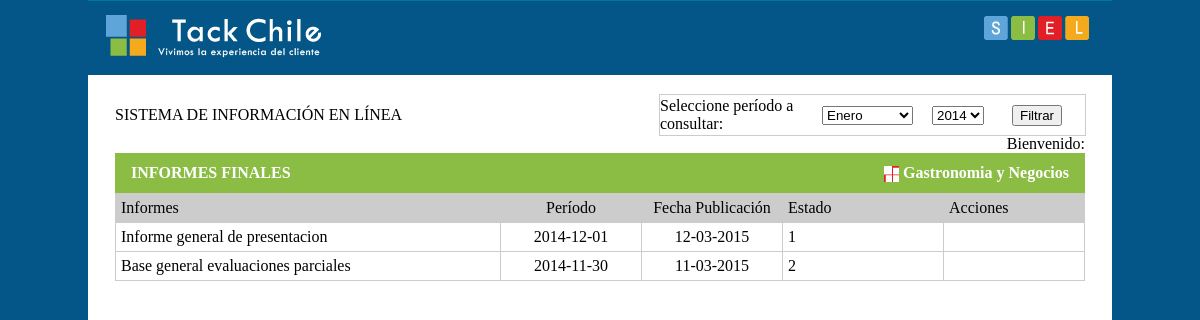
The app's page /informes.php with its own data.
### tables this page shows
CREATE TABLE informes (
  informes_id int(11) NOT NULL AUTO_INCREMENT,
  nombre varchar(64) NOT NULL,
  periodo date NOT NULL,
  fecha_publicacion date NOT NULL,
  estado smallint(6) NOT NULL,
  PRIMARY KEY (informes_id)
) TYPE=InnoDB;

### include/db_mysql.inc (called while the page is built, shortened)
<?php
class DB_Sql {
  var $Host     = "localhost";
  var $User     = "root";
  var $Password = "";
  var $Link_ID  = 0;
  function connect($Database = "", $Host = "", $User = "", $Password = "") {
    if ("" == $Host)
      $Host     = $this->Host;
    if ("" == $User)
      $User     = $this->User;
    if ("" == $Password)
      $Password = $this->Password;
    if ( 0 == $this->Link_ID ) {
      $this->Link_ID=@mysql_pconnect($Host, $User, $Password);
    }
    return $this->Link_ID;
  }
  function query($Query_String) {
    if ($Query_String == "")
      return 0;
    $this->Query_ID = @mysql_query($Query_String,$this->Link_ID);
    return $this->Query_ID;
  }
}
?>

### informes.php (called while the page is built, shortened)
<?php
	require_once('include/class.TemplatePower.inc.php');
	require_once('include/db_mysql.inc');
	$db = new DB_Sql;
	$db->query('SELECT i.*, DATE_FORMAT(i.fecha_publicacion,\'%d-%m-%Y\') as fecpublic FROM informes i');
?>

### include/class.TemplatePower.inc.php (the view, shortened to what this page needs)
<?php
class TemplatePower extends TemplatePowerParser
{
  var $index    = Array();
  var $content  = Array();
  var $showUnAssigned;
  var $globalvars = Array();
  var $prepared;
    function TemplatePower( $tpl_file='', $type= T_BYFILE )
    {
        $this->prepared       = false;
        $this->showUnAssigned = false;
    }
    function __makeContentRoot()
    {
        $this->content[ TP_ROOTBLOCK ."_0"  ][0] = Array( TP_ROOTBLOCK );
        $this->currentBlock = &$this->content[ TP_ROOTBLOCK ."_0" ][0];
    }
    function __outputContent( $blockname )
    {
        $numrows = sizeof( $this->content[ $blockname ] );
        for( $i=0; $i < $numrows; $i++)
        {
            $defblockname = $this->content[ $blockname ][$i][0];
            for( reset( $this->defBlock[ $defblockname ]);  $k = key( $this->defBlock[ $defblockname ]);  next( $this->defBlock[ $defblockname ] ) )
            {
                if ($k[1] == 'C')
                {
                    print( $this->defBlock[ $defblockname ][$k] );
                }
                else
                if ($k[1] == 'V')
                {
                    $defValue = $this->defBlock[ $defblockname ][$k];
                    if( !isset( $this->content[ $blockname ][$i][ "_V:". $defValue ] ) )
                    {
                        if( isset( $this->globalvars[ $defValue ] ) )
                        {
                            $value = $this->globalvars[ $defValue ];
                        }
                        else
                        {
                            if( $this->showUnAssigned )
                            {
                                $value = '{'. $defValue .'}';
                            }
                            else
                            {
                                $value = '';
                            }
                        }
                    }
                    else
                    {
                        $value = $this->content[ $blockname ][$i][ "_V:". $defValue ];
                    }
                    print( $value );
                }
                else
                if ($k[1] == 'B')
                {
                    if( isset( $this->content[ $blockname ][$i][$k] ) )
                    {
                        $this->__outputContent( $this->content[ $blockname ][$i][$k] );
                    }
                }
            }
        }
    }
    function prepare()
    {
        $this->prepared = true;
        $this->index[ TP_ROOTBLOCK ]    = 0;
    }
    function newBlock( $blockname )
    {
        $parent = &$this->content[ $this->parent[$blockname] .'_'. $this->index[$this->parent[$blockname]] ];
		    $lastitem = sizeof( $parent );
        $lastitem > 1 ? $lastitem-- : $lastitem = 0;
		    $ind_blockname = $blockname .'_'. $this->index[ $blockname ];
        if ( !isset( $parent[ $lastitem ]["_B:$blockname"] ))
        {
            $this->index[ $blockname ] += 1;
            $ind_blockname = $blockname .'_'. $this->index[ $blockname ];
            if (!isset( $this->content[ $ind_blockname ] ) )
            {
                 $this->content[ $ind_blockname ] = Array();
            }
        }
        $blocksize = sizeof( $this->content[ $ind_blockname ] );
        $this->content[ $ind_blockname ][ $blocksize ] = Array( $blockname );
        $this->currentBlock = &$this->content[ $ind_blockname ][ $blocksize ];
    }
    function printToScreen()
    {
        if ($this->prepared)
        {
            $this->__outputContent( TP_ROOTBLOCK .'_0' );
        }
        else
        {
            $this->__errorAlert('TemplatePower Error: Template isn\'t prepared!');
        }
    }
}
?>

### records on screen
informes: nombre "Informe general de presentacion", periodo "2014-12-01"
informes: nombre "Base general evaluaciones parciales", periodo "2014-11-30"

### other values on screen
$this->defBlock[ $defblockname ][$k] "SISTEMA DE INFORMACIÓN EN LÍNEA"
$this->defBlock[ $defblockname ][$k] "Seleccione período a consultar:"
$this->defBlock[ $defblockname ][$k] "Bienvenido:"
$this->defBlock[ $defblockname ][$k] "INFORMES FINALES"
$this->defBlock[ $defblockname ][$k] "Gastronomia y Negocios"
$this->defBlock[ $defblockname ][$k] "Informes"
$this->defBlock[ $defblockname ][$k] "Período"
$this->defBlock[ $defblockname ][$k] "Fecha Publicación"
$this->defBlock[ $defblockname ][$k] "Estado"
$this->defBlock[ $defblockname ][$k] "Acciones"
$value "12-03-2015"
$value "1"
$value "11-03-2015"
$value "2"
